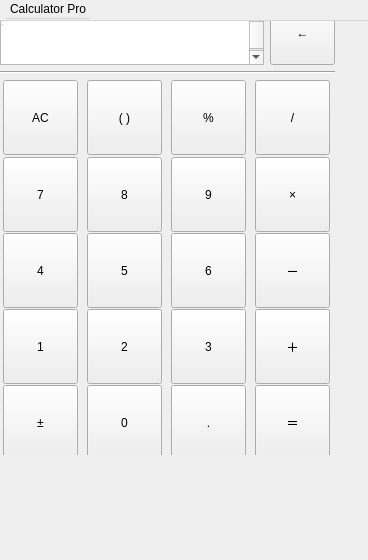
<?xml version="1.0" encoding="UTF-8"?>
<ui version="4.0">
 <class>AppCalculator</class>
 <widget class="QAppCalculator" name="AppCalculator">
  <property name="enabled">
   <bool>true</bool>
  </property>
  <property name="geometry">
   <rect>
    <x>0</x>
    <y>0</y>
    <width>368</width>
    <height>560</height>
   </rect>
  </property>
  <property name="sizePolicy">
   <sizepolicy hsizetype="Preferred" vsizetype="Preferred">
    <horstretch>0</horstretch>
    <verstretch>0</verstretch>
   </sizepolicy>
  </property>
  <property name="minimumSize">
   <size>
    <width>368</width>
    <height>560</height>
   </size>
  </property>
  <property name="maximumSize">
   <size>
    <width>368</width>
    <height>560</height>
   </size>
  </property>
  <property name="windowTitle">
   <string>Calculator Pro</string>
  </property>
  <widget class="QWidget" name="centralwidget">
   <property name="geometry">
    <rect>
     <x>0</x>
     <y>0</y>
     <width>335</width>
     <height>455</height>
    </rect>
   </property>
   <layout class="QGridLayout" name="gridLayout_2">
    <item row="5" column="0">
     <widget class="Line" name="line">
      <property name="orientation">
       <enum>Qt::Orientation::Horizontal</enum>
      </property>
     </widget>
    </item>
    <item row="6" column="0">
     <layout class="QGridLayout" name="gridLayout">
      <property name="spacing">
       <number>6</number>
      </property>
      <item row="1" column="2">
       <widget class="QPushButton" name="n9">
        <property name="enabled">
         <bool>true</bool>
        </property>
        <property name="sizePolicy">
         <sizepolicy hsizetype="Minimum" vsizetype="Fixed">
          <horstretch>0</horstretch>
          <verstretch>0</verstretch>
         </sizepolicy>
        </property>
        <property name="minimumSize">
         <size>
          <width>75</width>
          <height>75</height>
         </size>
        </property>
        <property name="maximumSize">
         <size>
          <width>75</width>
          <height>75</height>
         </size>
        </property>
        <property name="text">
         <string>9</string>
        </property>
       </widget>
      </item>
      <item row="3" column="3">
       <widget class="QPushButton" name="sAddition">
        <property name="enabled">
         <bool>true</bool>
        </property>
        <property name="sizePolicy">
         <sizepolicy hsizetype="Minimum" vsizetype="Fixed">
          <horstretch>0</horstretch>
          <verstretch>0</verstretch>
         </sizepolicy>
        </property>
        <property name="minimumSize">
         <size>
          <width>75</width>
          <height>75</height>
         </size>
        </property>
        <property name="maximumSize">
         <size>
          <width>75</width>
          <height>75</height>
         </size>
        </property>
        <property name="text">
         <string>＋</string>
        </property>
       </widget>
      </item>
      <item row="1" column="1">
       <widget class="QPushButton" name="n8">
        <property name="enabled">
         <bool>true</bool>
        </property>
        <property name="sizePolicy">
         <sizepolicy hsizetype="Minimum" vsizetype="Fixed">
          <horstretch>0</horstretch>
          <verstretch>0</verstretch>
         </sizepolicy>
        </property>
        <property name="minimumSize">
         <size>
          <width>75</width>
          <height>75</height>
         </size>
        </property>
        <property name="maximumSize">
         <size>
          <width>75</width>
          <height>75</height>
         </size>
        </property>
        <property name="text">
         <string>8</string>
        </property>
       </widget>
      </item>
      <item row="3" column="0">
       <widget class="QPushButton" name="n1">
        <property name="enabled">
         <bool>true</bool>
        </property>
        <property name="sizePolicy">
         <sizepolicy hsizetype="Minimum" vsizetype="Fixed">
          <horstretch>0</horstretch>
          <verstretch>0</verstretch>
         </sizepolicy>
        </property>
        <property name="minimumSize">
         <size>
          <width>75</width>
          <height>75</height>
         </size>
        </property>
        <property name="maximumSize">
         <size>
          <width>75</width>
          <height>75</height>
         </size>
        </property>
        <property name="text">
         <string>1</string>
        </property>
       </widget>
      </item>
      <item row="4" column="2">
       <widget class="QPushButton" name="dot">
        <property name="enabled">
         <bool>true</bool>
        </property>
        <property name="sizePolicy">
         <sizepolicy hsizetype="Minimum" vsizetype="Fixed">
          <horstretch>0</horstretch>
          <verstretch>0</verstretch>
         </sizepolicy>
        </property>
        <property name="minimumSize">
         <size>
          <width>75</width>
          <height>75</height>
         </size>
        </property>
        <property name="maximumSize">
         <size>
          <width>75</width>
          <height>75</height>
         </size>
        </property>
        <property name="text">
         <string>.</string>
        </property>
       </widget>
      </item>
      <item row="0" column="3">
       <widget class="QPushButton" name="sDivision">
        <property name="enabled">
         <bool>true</bool>
        </property>
        <property name="sizePolicy">
         <sizepolicy hsizetype="Minimum" vsizetype="Fixed">
          <horstretch>0</horstretch>
          <verstretch>0</verstretch>
         </sizepolicy>
        </property>
        <property name="minimumSize">
         <size>
          <width>75</width>
          <height>75</height>
         </size>
        </property>
        <property name="maximumSize">
         <size>
          <width>75</width>
          <height>75</height>
         </size>
        </property>
        <property name="text">
         <string>/</string>
        </property>
       </widget>
      </item>
      <item row="3" column="1">
       <widget class="QPushButton" name="n2">
        <property name="enabled">
         <bool>true</bool>
        </property>
        <property name="sizePolicy">
         <sizepolicy hsizetype="Minimum" vsizetype="Fixed">
          <horstretch>0</horstretch>
          <verstretch>0</verstretch>
         </sizepolicy>
        </property>
        <property name="minimumSize">
         <size>
          <width>75</width>
          <height>75</height>
         </size>
        </property>
        <property name="maximumSize">
         <size>
          <width>75</width>
          <height>75</height>
         </size>
        </property>
        <property name="text">
         <string>2</string>
        </property>
       </widget>
      </item>
      <item row="2" column="1">
       <widget class="QPushButton" name="n5">
        <property name="enabled">
         <bool>true</bool>
        </property>
        <property name="sizePolicy">
         <sizepolicy hsizetype="Minimum" vsizetype="Fixed">
          <horstretch>0</horstretch>
          <verstretch>0</verstretch>
         </sizepolicy>
        </property>
        <property name="minimumSize">
         <size>
          <width>75</width>
          <height>75</height>
         </size>
        </property>
        <property name="maximumSize">
         <size>
          <width>75</width>
          <height>75</height>
         </size>
        </property>
        <property name="text">
         <string>5</string>
        </property>
       </widget>
      </item>
      <item row="4" column="1">
       <widget class="QPushButton" name="n0">
        <property name="enabled">
         <bool>true</bool>
        </property>
        <property name="sizePolicy">
         <sizepolicy hsizetype="Minimum" vsizetype="Fixed">
          <horstretch>0</horstretch>
          <verstretch>0</verstretch>
         </sizepolicy>
        </property>
        <property name="minimumSize">
         <size>
          <width>75</width>
          <height>75</height>
         </size>
        </property>
        <property name="maximumSize">
         <size>
          <width>75</width>
          <height>75</height>
         </size>
        </property>
        <property name="text">
         <string>0</string>
        </property>
       </widget>
      </item>
      <item row="0" column="0">
       <widget class="QPushButton" name="eraseAll">
        <property name="enabled">
         <bool>true</bool>
        </property>
        <property name="sizePolicy">
         <sizepolicy hsizetype="Minimum" vsizetype="Fixed">
          <horstretch>0</horstretch>
          <verstretch>0</verstretch>
         </sizepolicy>
        </property>
        <property name="minimumSize">
         <size>
          <width>75</width>
          <height>75</height>
         </size>
        </property>
        <property name="maximumSize">
         <size>
          <width>75</width>
          <height>75</height>
         </size>
        </property>
        <property name="text">
         <string>AC</string>
        </property>
       </widget>
      </item>
      <item row="2" column="3">
       <widget class="QPushButton" name="sSubstraction">
        <property name="enabled">
         <bool>true</bool>
        </property>
        <property name="sizePolicy">
         <sizepolicy hsizetype="Minimum" vsizetype="Fixed">
          <horstretch>0</horstretch>
          <verstretch>0</verstretch>
         </sizepolicy>
        </property>
        <property name="minimumSize">
         <size>
          <width>75</width>
          <height>75</height>
         </size>
        </property>
        <property name="maximumSize">
         <size>
          <width>75</width>
          <height>75</height>
         </size>
        </property>
        <property name="text">
         <string>－</string>
        </property>
       </widget>
      </item>
      <item row="1" column="0">
       <widget class="QPushButton" name="n7">
        <property name="enabled">
         <bool>true</bool>
        </property>
        <property name="sizePolicy">
         <sizepolicy hsizetype="Minimum" vsizetype="Fixed">
          <horstretch>0</horstretch>
          <verstretch>0</verstretch>
         </sizepolicy>
        </property>
        <property name="minimumSize">
         <size>
          <width>75</width>
          <height>75</height>
         </size>
        </property>
        <property name="maximumSize">
         <size>
          <width>75</width>
          <height>75</height>
         </size>
        </property>
        <property name="text">
         <string>7</string>
        </property>
       </widget>
      </item>
      <item row="2" column="0">
       <widget class="QPushButton" name="n4">
        <property name="enabled">
         <bool>true</bool>
        </property>
        <property name="sizePolicy">
         <sizepolicy hsizetype="Minimum" vsizetype="Fixed">
          <horstretch>0</horstretch>
          <verstretch>0</verstretch>
         </sizepolicy>
        </property>
        <property name="minimumSize">
         <size>
          <width>75</width>
          <height>75</height>
         </size>
        </property>
        <property name="maximumSize">
         <size>
          <width>75</width>
          <height>75</height>
         </size>
        </property>
        <property name="text">
         <string>4</string>
        </property>
       </widget>
      </item>
      <item row="4" column="3">
       <widget class="QPushButton" name="returns">
        <property name="enabled">
         <bool>true</bool>
        </property>
        <property name="sizePolicy">
         <sizepolicy hsizetype="Minimum" vsizetype="Fixed">
          <horstretch>0</horstretch>
          <verstretch>0</verstretch>
         </sizepolicy>
        </property>
        <property name="minimumSize">
         <size>
          <width>75</width>
          <height>75</height>
         </size>
        </property>
        <property name="maximumSize">
         <size>
          <width>75</width>
          <height>75</height>
         </size>
        </property>
        <property name="text">
         <string>＝</string>
        </property>
       </widget>
      </item>
      <item row="0" column="2">
       <widget class="QPushButton" name="percentage">
        <property name="enabled">
         <bool>true</bool>
        </property>
        <property name="sizePolicy">
         <sizepolicy hsizetype="Minimum" vsizetype="Fixed">
          <horstretch>0</horstretch>
          <verstretch>0</verstretch>
         </sizepolicy>
        </property>
        <property name="minimumSize">
         <size>
          <width>75</width>
          <height>75</height>
         </size>
        </property>
        <property name="maximumSize">
         <size>
          <width>75</width>
          <height>75</height>
         </size>
        </property>
        <property name="sizeIncrement">
         <size>
          <width>0</width>
          <height>0</height>
         </size>
        </property>
        <property name="baseSize">
         <size>
          <width>0</width>
          <height>0</height>
         </size>
        </property>
        <property name="text">
         <string>%</string>
        </property>
       </widget>
      </item>
      <item row="1" column="3">
       <widget class="QPushButton" name="sMultipulation">
        <property name="enabled">
         <bool>true</bool>
        </property>
        <property name="sizePolicy">
         <sizepolicy hsizetype="Minimum" vsizetype="Fixed">
          <horstretch>0</horstretch>
          <verstretch>0</verstretch>
         </sizepolicy>
        </property>
        <property name="minimumSize">
         <size>
          <width>75</width>
          <height>75</height>
         </size>
        </property>
        <property name="maximumSize">
         <size>
          <width>75</width>
          <height>75</height>
         </size>
        </property>
        <property name="text">
         <string>×</string>
        </property>
       </widget>
      </item>
      <item row="3" column="2">
       <widget class="QPushButton" name="n3">
        <property name="enabled">
         <bool>true</bool>
        </property>
        <property name="sizePolicy">
         <sizepolicy hsizetype="Minimum" vsizetype="Fixed">
          <horstretch>0</horstretch>
          <verstretch>0</verstretch>
         </sizepolicy>
        </property>
        <property name="minimumSize">
         <size>
          <width>75</width>
          <height>75</height>
         </size>
        </property>
        <property name="maximumSize">
         <size>
          <width>75</width>
          <height>75</height>
         </size>
        </property>
        <property name="text">
         <string>3</string>
        </property>
       </widget>
      </item>
      <item row="2" column="2">
       <widget class="QPushButton" name="n6">
        <property name="enabled">
         <bool>true</bool>
        </property>
        <property name="sizePolicy">
         <sizepolicy hsizetype="Minimum" vsizetype="Fixed">
          <horstretch>0</horstretch>
          <verstretch>0</verstretch>
         </sizepolicy>
        </property>
        <property name="minimumSize">
         <size>
          <width>75</width>
          <height>75</height>
         </size>
        </property>
        <property name="maximumSize">
         <size>
          <width>75</width>
          <height>75</height>
         </size>
        </property>
        <property name="text">
         <string>6</string>
        </property>
       </widget>
      </item>
      <item row="4" column="0">
       <widget class="QPushButton" name="pnStatus">
        <property name="enabled">
         <bool>true</bool>
        </property>
        <property name="sizePolicy">
         <sizepolicy hsizetype="Minimum" vsizetype="Fixed">
          <horstretch>0</horstretch>
          <verstretch>0</verstretch>
         </sizepolicy>
        </property>
        <property name="minimumSize">
         <size>
          <width>75</width>
          <height>75</height>
         </size>
        </property>
        <property name="maximumSize">
         <size>
          <width>75</width>
          <height>75</height>
         </size>
        </property>
        <property name="text">
         <string>±</string>
        </property>
       </widget>
      </item>
      <item row="0" column="1">
       <widget class="QPushButton" name="bracket">
        <property name="minimumSize">
         <size>
          <width>75</width>
          <height>75</height>
         </size>
        </property>
        <property name="maximumSize">
         <size>
          <width>75</width>
          <height>75</height>
         </size>
        </property>
        <property name="text">
         <string>( )</string>
        </property>
       </widget>
      </item>
     </layout>
    </item>
    <item row="4" column="0">
     <layout class="QHBoxLayout" name="horizontalLayout">
      <item>
       <widget class="QTextBrowser" name="textBrowser">
        <property name="maximumSize">
         <size>
          <width>16777215</width>
          <height>65</height>
         </size>
        </property>
        <property name="font">
         <font>
          <pointsize>24</pointsize>
         </font>
        </property>
        <property name="html">
         <string>&lt;!DOCTYPE HTML PUBLIC &quot;-//W3C//DTD HTML 4.0//EN&quot; &quot;http://www.w3.org/TR/REC-html40/strict.dtd&quot;&gt;
&lt;html&gt;&lt;head&gt;&lt;meta name=&quot;qrichtext&quot; content=&quot;1&quot; /&gt;&lt;meta charset=&quot;utf-8&quot; /&gt;&lt;style type=&quot;text/css&quot;&gt;
p, li { white-space: pre-wrap; }
hr { height: 1px; border-width: 0; }
li.unchecked::marker { content: &quot;\2610&quot;; }
li.checked::marker { content: &quot;\2612&quot;; }
&lt;/style&gt;&lt;/head&gt;&lt;body style=&quot; font-family:'.AppleSystemUIFont'; font-size:24pt; font-weight:400; font-style:normal;&quot;&gt;
&lt;p align=&quot;right&quot; style=&quot;-qt-paragraph-type:empty; margin-top:0px; margin-bottom:0px; margin-left:0px; margin-right:0px; -qt-block-indent:0; text-indent:0px; font-size:48pt;&quot;&gt;&lt;br /&gt;&lt;/p&gt;&lt;/body&gt;&lt;/html&gt;</string>
        </property>
       </widget>
      </item>
      <item>
       <widget class="QPushButton" name="erase">
        <property name="enabled">
         <bool>true</bool>
        </property>
        <property name="sizePolicy">
         <sizepolicy hsizetype="Minimum" vsizetype="Fixed">
          <horstretch>0</horstretch>
          <verstretch>0</verstretch>
         </sizepolicy>
        </property>
        <property name="minimumSize">
         <size>
          <width>65</width>
          <height>65</height>
         </size>
        </property>
        <property name="maximumSize">
         <size>
          <width>65</width>
          <height>65</height>
         </size>
        </property>
        <property name="text">
         <string>←</string>
        </property>
       </widget>
      </item>
     </layout>
    </item>
   </layout>
  </widget>
  <widget class="QMenuBar" name="menubar">
   <property name="geometry">
    <rect>
     <x>0</x>
     <y>0</y>
     <width>368</width>
     <height>21</height>
    </rect>
   </property>
   <widget class="QMenu" name="menuCalculator">
    <property name="title">
     <string>Calculator Pro</string>
    </property>
    <addaction name="separator"/>
   </widget>
   <addaction name="menuCalculator"/>
  </widget>
  <widget class="QStatusBar" name="statusbar">
   <property name="geometry">
    <rect>
     <x>0</x>
     <y>0</y>
     <width>3</width>
     <height>27</height>
    </rect>
   </property>
  </widget>
 </widget>
 <customwidgets>
  <customwidget>
   <class>QAppCalculator</class>
   <extends>QWidget</extends>
   <header>qappcalculator.h</header>
   <container>1</container>
  </customwidget>
 </customwidgets>
 <resources/>
 <connections/>
</ui>
